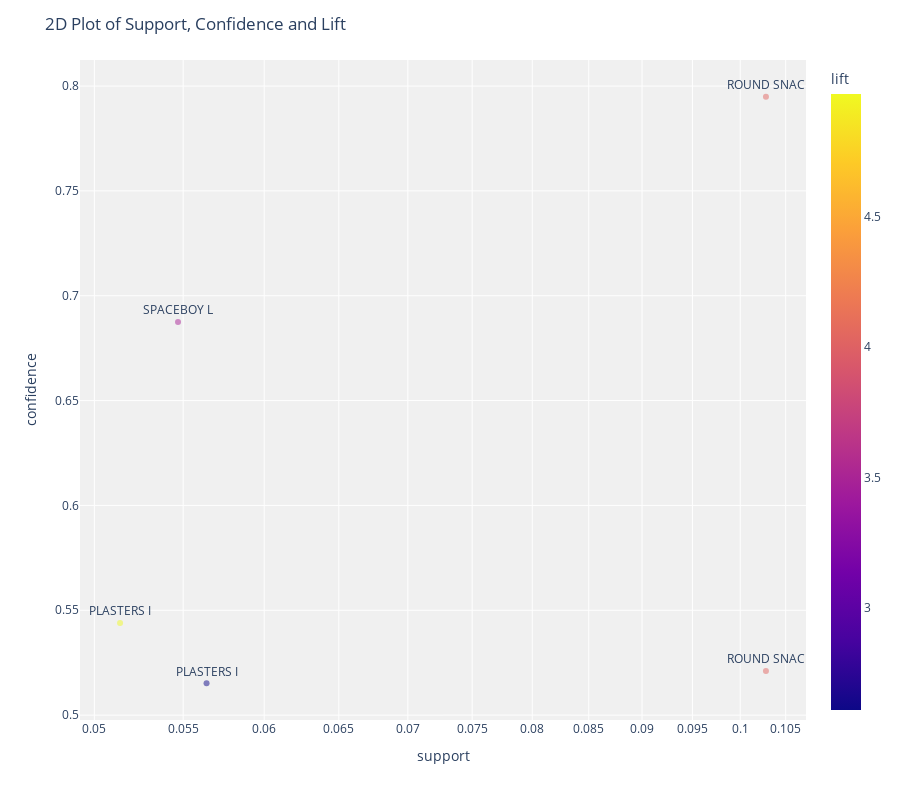
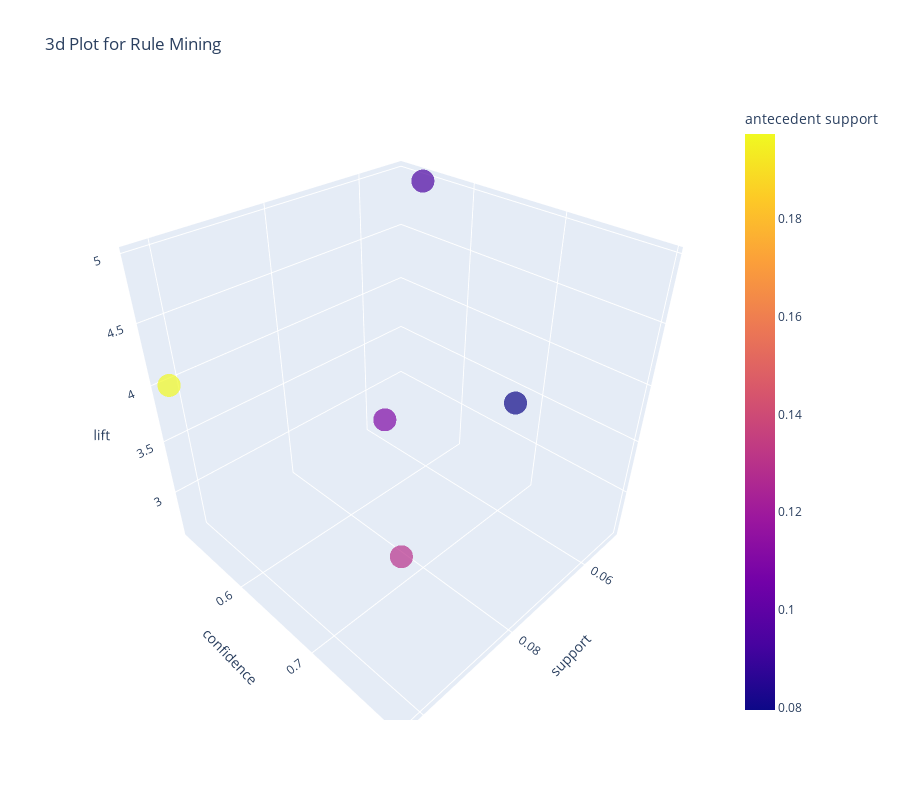

These figures' notebook cell, in order:
### Code cell
plot_model(model2)
plot_model(model2, plot = '3d')

### Figure 1 — Plotly figure (JSON) as saved in the notebook; plotly's stock layout.template omitted (floating-point values rounded to 4 significant figures)
{"data": [{"customdata": [["ROUND SNACK BOXES SET OF 4 FRUITS ", "ROUND SNACK BOXES SET OF4 WOODLAND "], ["SPACEBOY LUNCH BOX ", "ROUND SNACK BOXES SET OF4 WOODLAND "], ["PLASTERS IN TIN CIRCUS PARADE ", "PLASTERS IN TIN WOODLAND ANIMALS"], ["ROUND SNACK BOXES SET OF4 WOODLAND ", "ROUND SNACK BOXES SET OF 4 FRUITS "], ["PLASTERS IN TIN WOODLAND ANIMALS", "ROUND SNACK BOXES SET OF4 WOODLAND "]], "hovertemplate": "support=%{x}<br>confidence=%{y}<br>antecedents_short=%{text}<br>antecedents=%{customdata[0]}<br>consequents=%{customdata[1]}<br>lift=%{marker.color}<extra></extra>", "legendgroup": "", "marker": {"color": [4.028, 3.484, 4.969, 4.028, 2.61], "coloraxis": "coloraxis", "opacity": 0.5, "symbol": "circle"}, "mode": "markers+text", "name": "", "orientation": "v", "showlegend": false, "text": ["ROUND SNAC", "SPACEBOY L", "PLASTERS I", "ROUND SNAC", "PLASTERS I"], "x": [0.1028, 0.0547, 0.0514, 0.1028, 0.0564], "xaxis": "x", "y": [0.7949, 0.6875, 0.5439, 0.521, 0.5152], "yaxis": "y", "type": "scatter", "textposition": "top center"}], "layout": {"xaxis": {"anchor": "y", "domain": [0, 1], "title": {"text": "support"}, "type": "log"}, "yaxis": {"anchor": "x", "domain": [0, 1], "title": {"text": "confidence"}}, "coloraxis": {"colorbar": {"title": {"text": "lift"}}, "colorscale": [[0, "#0d0887"], [0.1111, "#46039f"], [0.2222, "#7201a8"], [0.3333, "#9c179e"], [0.4444, "#bd3786"], [0.5556, "#d8576b"], [0.6667, "#ed7953"], [0.7778, "#fb9f3a"], [0.8889, "#fdca26"], [1, "#f0f921"]]}, "legend": {"tracegroupgap": 0}, "margin": {"t": 60}, "plot_bgcolor": "rgb(240,240,240)", "title": {"text": "2D Plot of Support, Confidence and Lift"}, "height": 800}}

### Figure 2 — Plotly figure (JSON) as saved in the notebook; plotly's stock layout.template omitted (floating-point values rounded to 4 significant figures)
{"data": [{"customdata": [["ROUND SNACK BOXES SET OF 4 FRUITS ", "ROUND SNACK BOXES SET OF4 WOODLAND "], ["SPACEBOY LUNCH BOX ", "ROUND SNACK BOXES SET OF4 WOODLAND "], ["PLASTERS IN TIN CIRCUS PARADE ", "PLASTERS IN TIN WOODLAND ANIMALS"], ["ROUND SNACK BOXES SET OF4 WOODLAND ", "ROUND SNACK BOXES SET OF 4 FRUITS "], ["PLASTERS IN TIN WOODLAND ANIMALS", "ROUND SNACK BOXES SET OF4 WOODLAND "]], "hovertemplate": "support=%{x}<br>confidence=%{y}<br>lift=%{z}<br>antecedents=%{customdata[0]}<br>consequents=%{customdata[1]}<br>antecedent support=%{marker.color}<extra></extra>", "legendgroup": "", "marker": {"color": [0.1294, 0.0796, 0.0945, 0.1973, 0.1095], "coloraxis": "coloraxis", "opacity": 0.7, "symbol": "circle"}, "mode": "markers", "name": "", "scene": "scene", "showlegend": false, "x": [0.1028, 0.0547, 0.0514, 0.1028, 0.0564], "y": [0.7949, 0.6875, 0.5439, 0.521, 0.5152], "z": [4.028, 3.484, 4.969, 4.028, 2.61], "type": "scatter3d"}], "layout": {"scene": {"domain": {"x": [0, 1], "y": [0, 1]}, "xaxis": {"title": {"text": "support"}}, "yaxis": {"title": {"text": "confidence"}}, "zaxis": {"title": {"text": "lift"}}}, "coloraxis": {"colorbar": {"title": {"text": "antecedent support"}}, "colorscale": [[0, "#0d0887"], [0.1111, "#46039f"], [0.2222, "#7201a8"], [0.3333, "#9c179e"], [0.4444, "#bd3786"], [0.5556, "#d8576b"], [0.6667, "#ed7953"], [0.7778, "#fb9f3a"], [0.8889, "#fdca26"], [1, "#f0f921"]]}, "legend": {"tracegroupgap": 0}, "title": {"text": "3d Plot for Rule Mining"}, "height": 800, "width": 900}}
